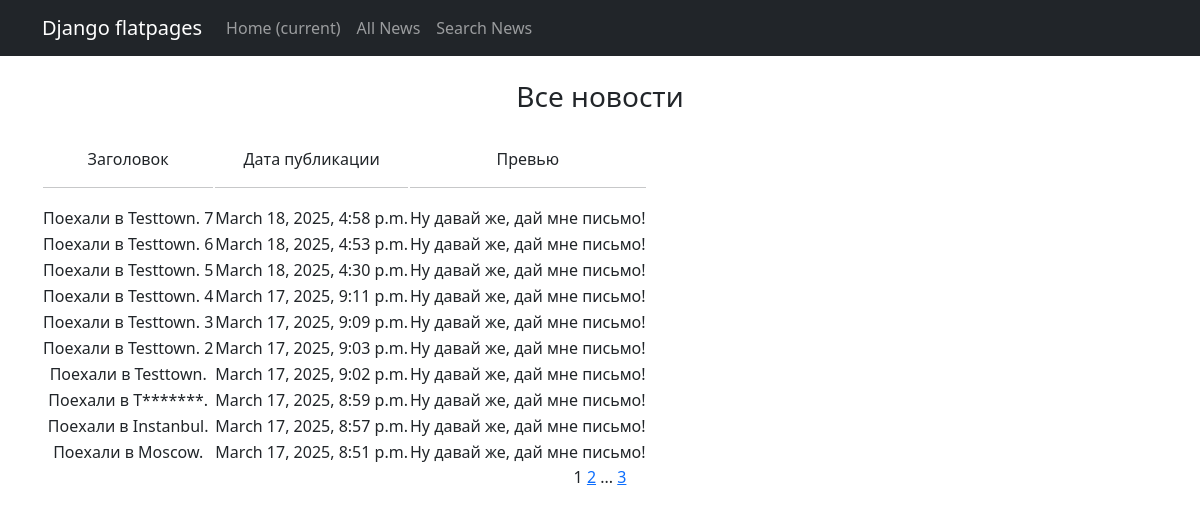
Before: /news/ with the older database file.
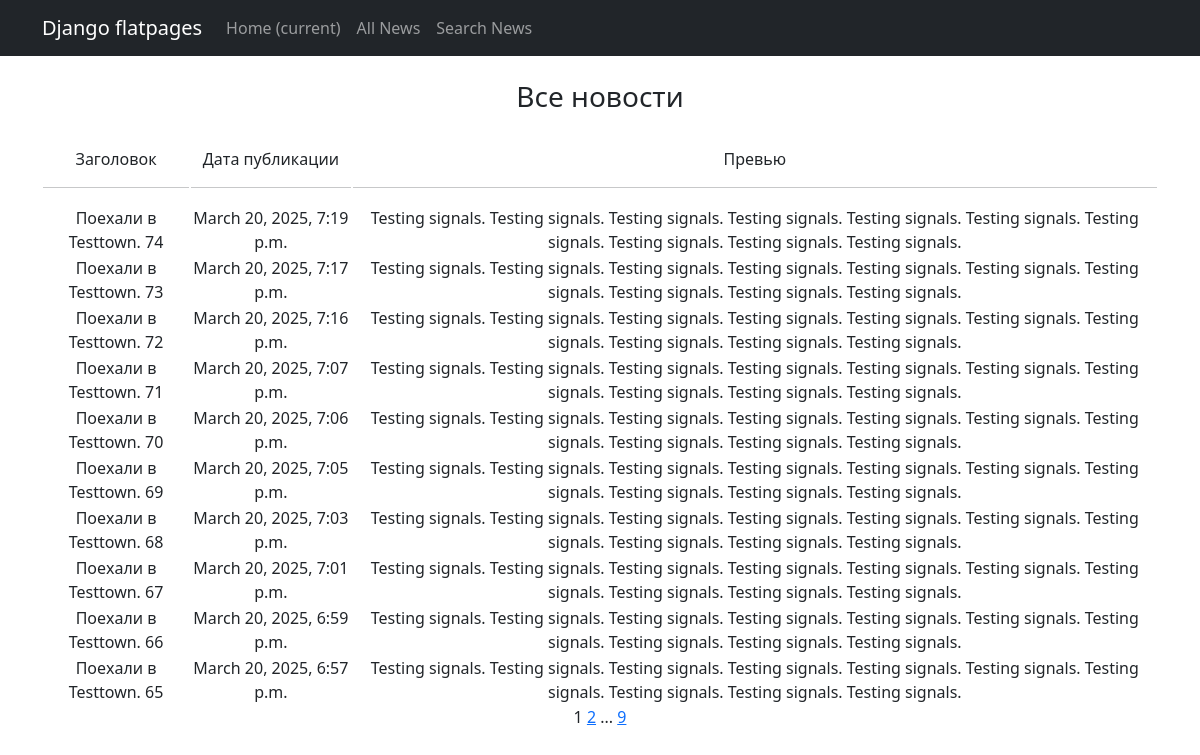
After: the same page with the newer database file.
### news/models.py (models this page shows, shortened)
class Post(models.Model):
    article = 'ARTC'
    news = 'NEWS'
    POSITIONS = [
        (article, 'Статья'),
        (news, 'Новости')
    ]
    post_title = models.CharField(max_length=255, unique=True)
    post_body = models.TextField()
    post_rating = models.IntegerField(default=0)
    post_content = models.CharField(max_length=4,
                                    choices=POSITIONS)
    post_creation_datetime = models.DateTimeField(auto_now_add=True)
    author = models.ForeignKey('Author', on_delete=models.CASCADE)
    categories = models.ManyToManyField(Category, through='PostCategory', related_name='posts_categories')
    def preview(self):
        return self.post_body[:124] + '...' if len(self.post_body) > 124 else self.post_body

### news/views.py (the view)
# urls.py: path('', NewsList.as_view(), name='news_list'),
class NewsList(ListView):
    model = Post
    queryset = Post.objects.filter(
        post_content='NEWS'
    )
    ordering = '-post_creation_datetime'
    template_name = 'newslist.html'
    context_object_name = 'newslist'
    paginate_by = 10

### news/templatetags/custom_filters.py (called while the page is built)
@register.filter()
def censor(text):
    try:
        if isinstance(text, str) is False:
            raise TypeError
    except TypeError:
        print("Неверный тип данных. Нужен str.")
    else:
        _text = re.findall(r"[\w+]+|[.,!?;:«»/]", text)
        for k, word in enumerate(_text):
            if all([word[1:].islower() is False,
                    word.isdigit() is False]):
                _text[k] = word[0:1] + censor_sign * (len(word) - 1)
            else:
                continue
        formated_text = re.sub(r" ([.,!?;:»/])", r"\1", " ".join(_text))
        formated_text = re.sub(r"([«/]) ", r"\1", formated_text)
        return formated_text

### templates/newslist.html (shortened to what this page needs)
{% extends 'flatpages/default.html' %}
{% load custom_filters %}
{% block content %}
<br>
<h3>Все новости</h3>
<br>
{% if newslist %}
    <table>
        <tr>
            <td>Заголовок<hr></td>
            <td>Дата публикации<hr></td>
            <td>Превью<hr></td>
        </tr>
        {% for new in newslist %}
            <tr>
                <td>{{ new.post_title|censor }}</td>
                <td>{{ new.post_creation_datetime }}</td>
                <td>{{ new.post_body|truncatewords:20|censor }}</td>
            </tr>
        {% endfor %}
    </table>
{% else %}
    <h3>Новостей нет.</h3>
{% endif %}
{{ page_obj.number }}
{% if page_obj.has_next %}
    <a href="?page={{ page_obj.next_page_number }}">{{ page_obj.next_page_number }}</a>
    {% if paginator.num_pages != page_obj.next_page_number %}
        ...
        <a href="?page={{ paginator.num_pages }}">{{ page_obj.paginator.num_pages }}</a>
    {% endif %}
{% endif %}
{% endblock content %}

Changed rows visible on the page:
no longer on this page (row unchanged): Post: post_title|censor "Поехали в Testtown. 7", post_creation_datetime "March 18, 2025, 4:58 p.m.", post_body|censor "Ну давай же, дай мне письмо!"
no longer on this page (row unchanged): Post: post_title|censor "Поехали в Testtown. 6", post_creation_datetime "March 18, 2025, 4:53 p.m.", post_body|censor "Ну давай же, дай мне письмо!"
no longer on this page (row unchanged): Post: post_title|censor "Поехали в Testtown. 5", post_creation_datetime "March 18, 2025, 4:30 p.m.", post_body|censor "Ну давай же, дай мне письмо!"
no longer on this page (row unchanged): Post: post_title|censor "Поехали в Testtown. 4", post_creation_datetime "March 17, 2025, 9:11 p.m.", post_body|censor "Ну давай же, дай мне письмо!"
no longer on this page (row unchanged): Post: post_title|censor "Поехали в Testtown. 3", post_creation_datetime "March 17, 2025, 9:09 p.m.", post_body|censor "Ну давай же, дай мне письмо!"
no longer on this page (row unchanged): Post: post_title|censor "Поехали в Testtown. 2", post_creation_datetime "March 17, 2025, 9:03 p.m.", post_body|censor "Ну давай же, дай мне письмо!"
no longer on this page (row unchanged): Post: post_title|censor "Поехали в Testtown.", post_creation_datetime "March 17, 2025, 9:02 p.m.", post_body|censor "Ну давай же, дай мне письмо!"
no longer on this page (row unchanged): Post: post_title|censor "Поехали в T*******.", post_creation_datetime "March 17, 2025, 8:59 p.m.", post_body|censor "Ну давай же, дай мне письмо!"
no longer on this page (row unchanged): Post: post_title|censor "Поехали в Instanbul.", post_creation_datetime "March 17, 2025, 8:57 p.m.", post_body|censor "Ну давай же, дай мне письмо!"
no longer on this page (row unchanged): Post: post_title|censor "Поехали в Moscow.", post_creation_datetime "March 17, 2025, 8:51 p.m.", post_body|censor "Ну давай же, дай мне письмо!"
added Post: post_title|censor "Поехали в Testtown. 74", post_creation_datetime "March 20, 2025, 7:19 p.m.", post_body|censor "Testing signals. Testing signals. Testing signals. Testing signals. Testing signals. Testing signals. Testing signals. Testing signals. Testing signals. Testing signals."
added Post: post_title|censor "Поехали в Testtown. 73", post_creation_datetime "March 20, 2025, 7:17 p.m.", post_body|censor "Testing signals. Testing signals. Testing signals. Testing signals. Testing signals. Testing signals. Testing signals. Testing signals. Testing signals. Testing signals."
added Post: post_title|censor "Поехали в Testtown. 72", post_creation_datetime "March 20, 2025, 7:16 p.m.", post_body|censor "Testing signals. Testing signals. Testing signals. Testing signals. Testing signals. Testing signals. Testing signals. Testing signals. Testing signals. Testing signals."
added Post: post_title|censor "Поехали в Testtown. 71", post_creation_datetime "March 20, 2025, 7:07 p.m.", post_body|censor "Testing signals. Testing signals. Testing signals. Testing signals. Testing signals. Testing signals. Testing signals. Testing signals. Testing signals. Testing signals."
added Post: post_title|censor "Поехали в Testtown. 70", post_creation_datetime "March 20, 2025, 7:06 p.m.", post_body|censor "Testing signals. Testing signals. Testing signals. Testing signals. Testing signals. Testing signals. Testing signals. Testing signals. Testing signals. Testing signals."
added Post: post_title|censor "Поехали в Testtown. 69", post_creation_datetime "March 20, 2025, 7:05 p.m.", post_body|censor "Testing signals. Testing signals. Testing signals. Testing signals. Testing signals. Testing signals. Testing signals. Testing signals. Testing signals. Testing signals."
added Post: post_title|censor "Поехали в Testtown. 68", post_creation_datetime "March 20, 2025, 7:03 p.m.", post_body|censor "Testing signals. Testing signals. Testing signals. Testing signals. Testing signals. Testing signals. Testing signals. Testing signals. Testing signals. Testing signals."
added Post: post_title|censor "Поехали в Testtown. 67", post_creation_datetime "March 20, 2025, 7:01 p.m.", post_body|censor "Testing signals. Testing signals. Testing signals. Testing signals. Testing signals. Testing signals. Testing signals. Testing signals. Testing signals. Testing signals."
added Post: post_title|censor "Поехали в Testtown. 66", post_creation_datetime "March 20, 2025, 6:59 p.m.", post_body|censor "Testing signals. Testing signals. Testing signals. Testing signals. Testing signals. Testing signals. Testing signals. Testing signals. Testing signals. Testing signals."
added Post: post_title|censor "Поехали в Testtown. 65", post_creation_datetime "March 20, 2025, 6:57 p.m.", post_body|censor "Testing signals. Testing signals. Testing signals. Testing signals. Testing signals. Testing signals. Testing signals. Testing signals. Testing signals. Testing signals."
Other visible differences:
{{ page_obj.paginator.num_pages }}: "3" → "9"
